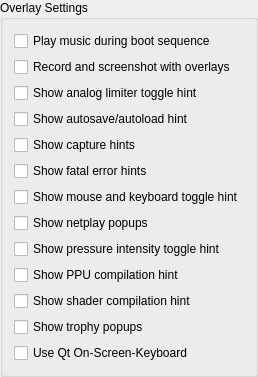
                <widget class="QGroupBox" name="gb_overlay_settings">
                 <property name="title">
                  <string>Overlay Settings</string>
                 </property>
                 <layout class="QVBoxLayout" name="gb_overlay_settings_layout">
                  <item>
                   <widget class="QCheckBox" name="playMusicDuringBoot">
                    <property name="text">
                     <string>Play music during boot sequence</string>
                    </property>
                   </widget>
                  </item>
                  <item>
                   <widget class="QCheckBox" name="recordWithOverlays">
                    <property name="text">
                     <string>Record and screenshot with overlays</string>
                    </property>
                   </widget>
                  </item>
                  <item>
                   <widget class="QCheckBox" name="showAnalogLimiterToggleHint">
                    <property name="text">
                     <string>Show analog limiter toggle hint</string>
                    </property>
                   </widget>
                  </item>
                  <item>
                   <widget class="QCheckBox" name="showAutosaveAutoloadHint">
                    <property name="text">
                     <string>Show autosave/autoload hint</string>
                    </property>
                   </widget>
                  </item>
                  <item>
                   <widget class="QCheckBox" name="showCaptureHints">
                    <property name="text">
                     <string>Show capture hints</string>
                    </property>
                   </widget>
                  </item>
                  <item>
                   <widget class="QCheckBox" name="showFatalErrorHints">
                    <property name="text">
                     <string>Show fatal error hints</string>
                    </property>
                   </widget>
                  </item>
                  <item>
                   <widget class="QCheckBox" name="showMouseAndKeyboardToggleHint">
                    <property name="text">
                     <string>Show mouse and keyboard toggle hint</string>
                    </property>
                   </widget>
                  </item>
                  <item>
                   <widget class="QCheckBox" name="showRpcnPopups">
                    <property name="text">
                     <string>Show netplay popups</string>
                    </property>
                   </widget>
                  </item>
                  <item>
                   <widget class="QCheckBox" name="showPressureIntensityToggleHint">
                    <property name="text">
                     <string>Show pressure intensity toggle hint</string>
                    </property>
                   </widget>
                  </item>
                  <item>
                   <widget class="QCheckBox" name="showPPUCompilationHint">
                    <property name="text">
                     <string>Show PPU compilation hint</string>
                    </property>
                   </widget>
                  </item>
                  <item>
                   <widget class="QCheckBox" name="showShaderCompilationHint">
                    <property name="text">
                     <string>Show shader compilation hint</string>
                    </property>
                   </widget>
                  </item>
                  <item>
                   <widget class="QCheckBox" name="showTrophyPopups">
                    <property name="text">
                     <string>Show trophy popups</string>
                    </property>
                   </widget>
                  </item>
                  <item>
                   <widget class="QCheckBox" name="useQtOsk">
                    <property name="text">
                     <string>Use Qt On-Screen-Keyboard</string>
                    </property>
                   </widget>
                  </item>
                  <item>
                   <spacer name="emulatorTabSpacerLeft">
                    <property name="orientation">
                     <enum>Qt::Orientation::Vertical</enum>
                    </property>
                    <property name="sizeType">
                     <enum>QSizePolicy::Policy::MinimumExpanding</enum>
                    </property>
                    <property name="sizeHint" stdset="0">
                     <size>
                      <width>0</width>
                      <height>0</height>
                     </size>
                    </property>
                   </spacer>
                  </item>
                 </layout>
                </widget>
